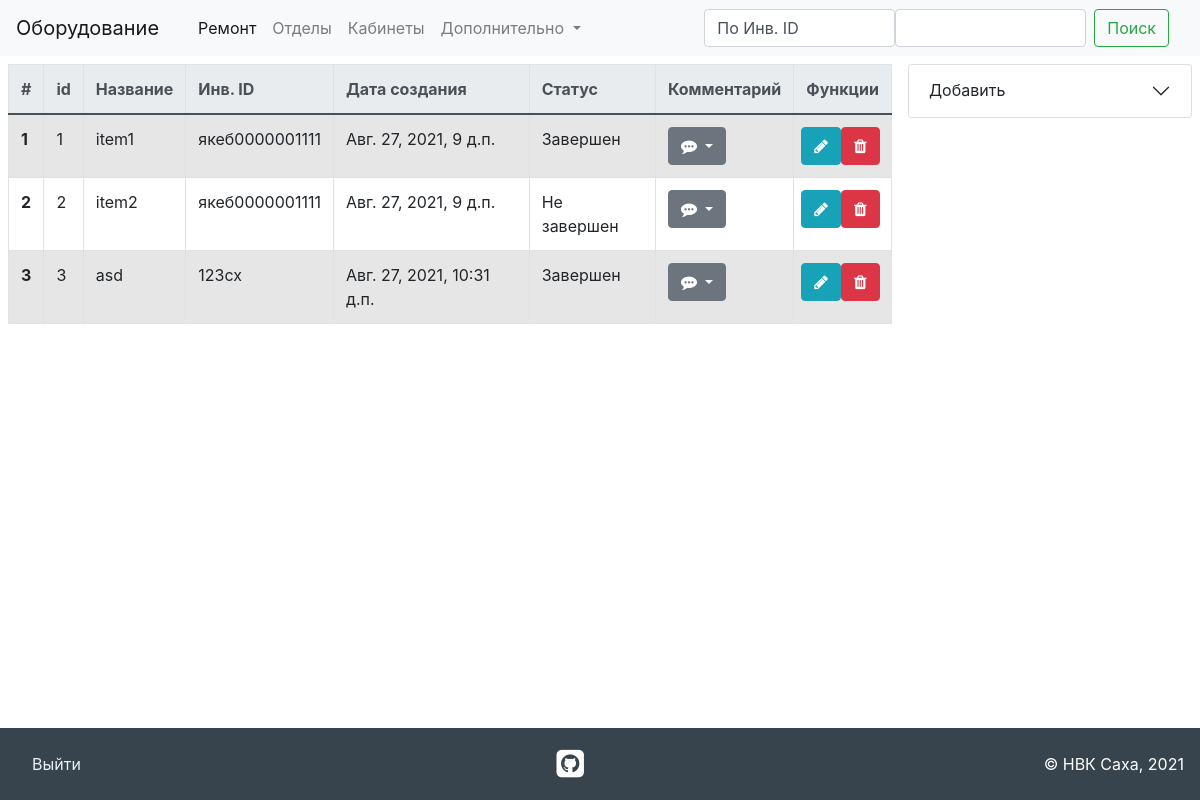
/repair/ (signed in), run on the app's committed database.
### invent/models.py (models this page shows, shortened)
class Repair(models.Model):
    inv_id = models.OneToOneField('Inventory', unique=True, on_delete=models.PROTECT, verbose_name="ID оборудования")
    comment = models.TextField(max_length=200, verbose_name="Комментарий")
    created_date = models.DateTimeField(auto_now_add=True, verbose_name="Дата создания")
    completed = models.BooleanField(default=False)
    class Meta:
        verbose_name = 'Ремонты'
        verbose_name_plural = 'Ремонт'
        ordering = ['created_date', 'inv_id']

class Inventory(models.Model):
    name = models.CharField(max_length=100, verbose_name="Наименование")
    tech_id = models.IntegerField(verbose_name="Тех. ID")
    invent_id = models.CharField(max_length=20, verbose_name="Инвентарный ID")
    room = models.ForeignKey('Location', on_delete=models.PROTECT, verbose_name="Кабинет")
    description = models.TextField(verbose_name="Описание")
    comment = models.TextField(max_length=200, verbose_name="Комментарий")
    department = models.ForeignKey('Department', on_delete=models.PROTECT, verbose_name="Отдел")
    time_create = models.DateTimeField(auto_now_add=True, verbose_name="Время создания")
    time_update = models.DateTimeField(auto_now=True, verbose_name="Время последнего изменения")
    class Meta:
        verbose_name = 'Оборудование'
        verbose_name_plural = 'Оборудования'
        ordering = ['name', 'time_create']
    def __str__(self):
        return self.name

### invent/views.py (the view)
# urls.py: path('repair/', repair, name='repair'),
def repair(request):
    if request.user.is_authenticated:
        if request.method == "POST":
            form = RepairForm(request.POST)
            if form.is_valid():
                invent = form.save(commit=False)
                invent.save()
                return redirect('repair')
        else:
            form = RepairForm()
        search_query = request.GET.get('q')
        selected_query = request.GET.get('s')
        if search_query:
            rep = Repair.objects.filter(Q(inv_id__invent_id__icontains=search_query))
        else:
            rep = Repair.objects.all()
    else:
        return redirect('auth')
    return render(request, 'invent/repair.html', {'rep': rep,
                                                  'form': form,
                                                  'title': "Ремонт",
                                                  'menu': menu,
                                                  })

### invent/forms.py
class RepairForm(forms.ModelForm):
    class Meta:
        model = Repair
        fields = {
            'inv_id',
            'completed',
            'comment'
        }

### invent/templates/invent/repair.html (shortened to what this page needs)
{% extends 'invent/base.html' %}
{% block content %}
    <div class="d-flex flex-row justify-content-between">
        <div class="p-2 w-75 h-100 bd-highlight">
            <table class="table table-striped table-bordered table-hover">
                <thead class="thead-light">
                <tr>
                    <th scope="col">#</th>
                    <th scope="col">id</th>
                    <th scope="col">Название</th>
                    <th scope="col">Инв. ID</th>
                    <th scope="col">Дата создания</th>
                    <th scope="col">Статус</th>
                    <th scope="col">Комментарий</th>
                    {% if perms.invent.change_repair %}
                        <th scope="col">Функции</th>
                    {% endif %}
                </tr>
                </thead>
                <tbody>
                {% for s in rep %}
                    <tr>
                        <th scope="row">{{ forloop.counter }}</th>
                        <td>{{ s.id }}</td>
                        <td>{{ s.inv_id}}</td>
                        <td>{{ s.inv_id.invent_id}}</td>
                        <td>{{ s.created_date }}</td>
                        {% if s.completed %}
                        <td>Завершен</td>
                        {% else %}
                        <td>Не завершен</td>
                        {% endif %}
                        <td>
                            <div class="dropdown d-flex justify-content-between">
                                <button class="btn btn-secondary dropdown-toggle" type="button" id="dropdownMenuButton"
                                        data-toggle="dropdown" aria-haspopup="true" aria-expanded="false">
                                   <i class="fa fa-commenting"></i>
                                </button>
                            </div>
                        </td>
                        {% if perms.invent.change_repair %}
                            <td>
                                <div class="form-row">
                                    <button type="button" class="btn btn-info" data-target="#modal-item-{{ s.id }}"
                                            data-toggle="modal" id="update-item-{{ s.id }}"><i class="fa fa-pencil"></i>
                                    </button>
                                    <button type="button" class="btn btn-danger" data-target="#modal-delete-{{ s.id }}"
                                            data-toggle="modal" id="modal-try-{{ s.id }}"><i class="fa fa-trash"></i>
                                    </button>
                                </div>
                            </td>
                        {% endif %}
                    </tr>
                {% endfor %}
                </tbody>
            </table>
        </div>
        <div class="accordion p-2 w-25 h-100 bd-highlight" id="accordion-home">
            {% if perms.invent.add_repair %}
                <div class="accordion-item">
                    <h2 class="accordion-header" id="headingTwo">
                        <button class="accordion-button collapsed" type="button" data-bs-toggle="collapse"
                                data-bs-target="#collapseTwo" aria-expanded="false" aria-controls="collapseTwo">
                            Добавить
                        </button>
                    </h2>
                </div>
            {% endif %}
        </div>
    </div>
{% endblock %}
{% block search %}
    <form class="d-flex" action="{% url 'repair' %}" method="GET">
        <select class="selectpicker form-control" aria-label=" multiple select example" name="s">
            <option selected value="0">По Инв. ID</option>
        </select>
        <input type="text" name="q" class="form-control me-2">
        <button class="btn btn-outline-success" type="submit">Поиск</button>
    </form>
{% endblock %}

### invent/static/invent/css/styles.css (style rules this page uses)
html, body { height: 100%; }

### data on the page
Repair: id "1", inv_id "item1", inv_id.invent_id "якеб0000001111", created_date "Авг. 27, 2021, 9 д.п.", completed "Завершен"
Repair: id "2", inv_id "item2", inv_id.invent_id "якеб0000001111", created_date "Авг. 27, 2021, 9 д.п.", completed "Не завершен"
Repair: id "3", inv_id "asd", inv_id.invent_id "123cx", created_date "Авг. 27, 2021, 10:31 д.п.", completed "Завершен"
